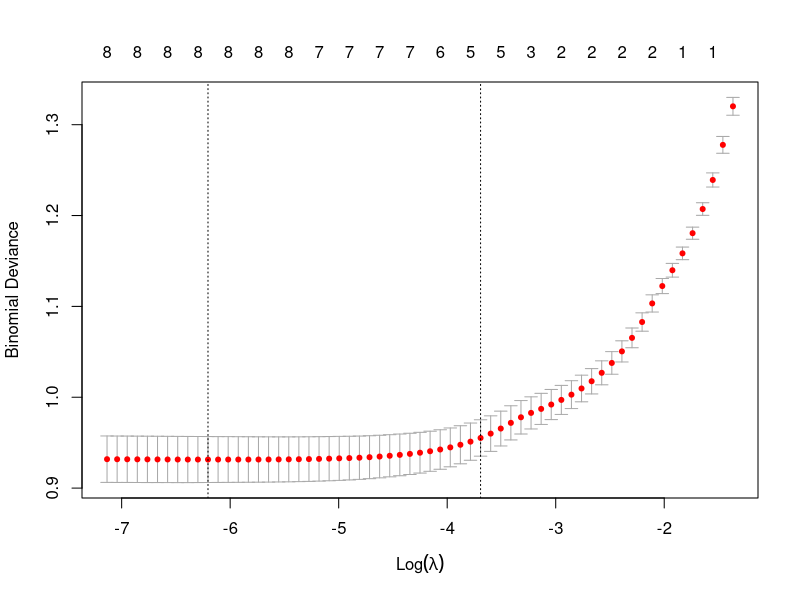

Source code (R):
## ---- chunk 1
data <- read.csv2('../data/titanic.csv', na.strings = "")
## ---- chunk 2
colSums(is.na(data))
## ---- chunk 3
data$cabin <- NULL
## ---- chunk 4
library(dplyr)
data <- select(data, -name, -ticket)
## ---- chunk 5
data$age[is.na(data$age)] <- median(data$age, na.rm = TRUE)
## ---- chunk 6
data <- na.omit(data)
## ---- chunk 7
set.seed(1234)
idx <- sample(nrow(data), replace = FALSE, size = floor(nrow(data)*0.8))
train <- data[ idx, ]
test  <- data[-idx, ]
## ---- chunk 8
logreg <- glm(survived ~ ., data = train, family = "binomial")
## ---- chunk 9
exp(coef(logreg))
## ---- chunk 10
y_pred <- predict(logreg, newdata = test, type = "response")
mean(test$survived == (y_pred > 0.5)) * 100
## ---- chunk 11
library(fastDummies)

data_num <- 
  data %>%
    fastDummies::dummy_columns(remove_first_dummy = TRUE) %>%
    select_if(is.numeric)
## ---- chunk 12
library(glmnet)

X_train <- as.matrix(data_num[idx, colnames(train) != "survived"]) 
y_train <- data_num[idx, "survived"]
  
X_test <- as.matrix(data_num[-idx, colnames(test) != "survived"])
y_test <- data_num[-idx, "survived"]

enet <- cv.glmnet(X_train, y_train, family = "binomial")
## ---- chunk 13
enet$lambda.min
## ---- chunk 14
plot(enet)
## ---- chunk 15
coef(enet)
## ---- chunk 16
y_pred <- predict(enet, newx = X_test)
mean(y_test == (y_pred > 0.5)) * 100
